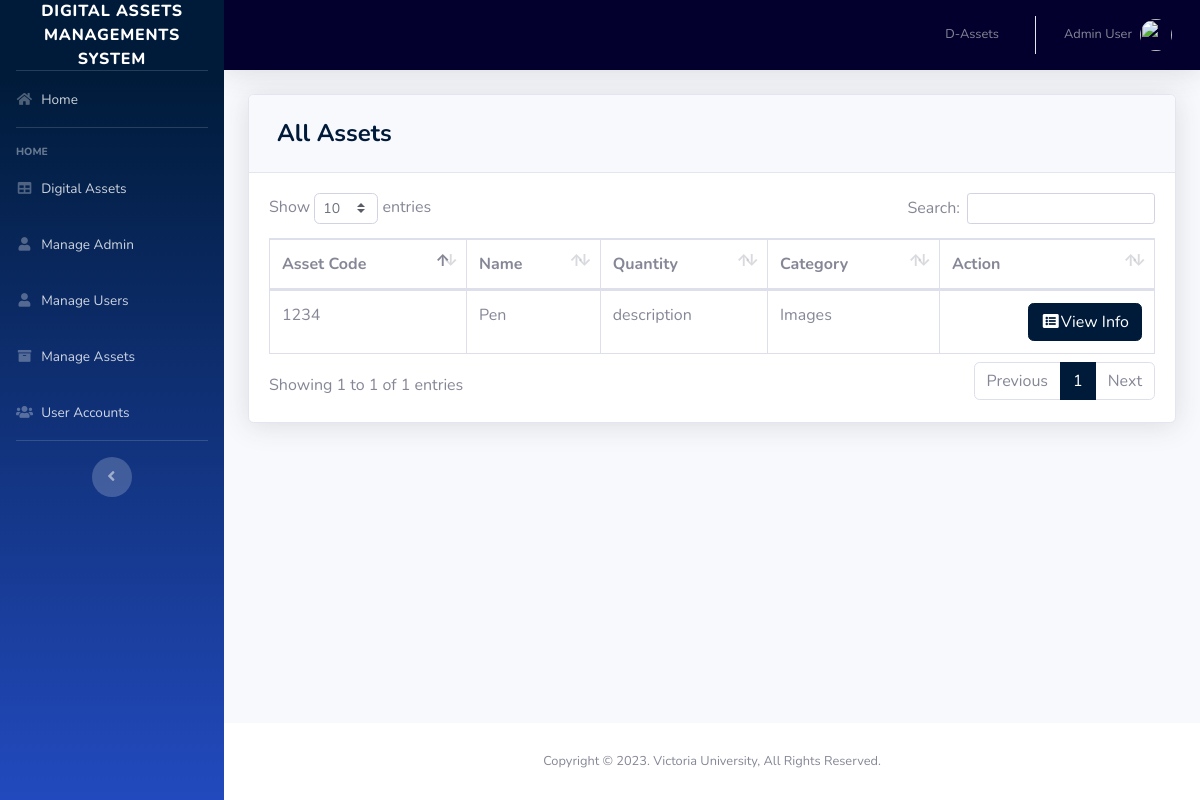
Screenshot of /pages/studentpage.php (signed in) with the database file from the repository.
### tables this page shows
CREATE TABLE `product` (
  `PRODUCT_ID` int(11) NOT NULL,
  `PRODUCT_CODE` varchar(20) NOT NULL,
  `NAME` varchar(50) DEFAULT NULL,
  `DESCRIPTION` varchar(250) NOT NULL,
  `QTY_STOCK` int(50) DEFAULT NULL,
  `ON_HAND` varchar(250) NOT NULL,
  `PRICE` varchar(50) DEFAULT NULL,
  `CATEGORY_ID` int(11) DEFAULT NULL,
  `SUPPLIER_ID` int(11) DEFAULT NULL,
  `DATE_STOCK_IN` varchar(50) NOT NULL,
  `UPLOADNAME` varchar(200) NOT NULL DEFAULT 'file'
);

CREATE TABLE `category` (
  `CATEGORY_ID` int(11) NOT NULL,
  `CNAME` varchar(50) DEFAULT NULL
);

### pages/studentpage.php (the view, shortened to what this page needs)
<?php
include '../includes/connection.php';
include '../includes/sidebar.php';
?>
<div class="card shadow mb-4">
  <div class="card-header py-3">
    <h4 class="m-2 font-weight-bold text-primary">All Assets&nbsp;</h4>
  </div>
  <div class="card-body">
    <div class="table-responsive">
      <table class="table table-bordered" id="dataTable" width="100%" cellspacing="0">
        <thead>
          <tr>
            <th>Asset Code</th>
            <th>Name</th>
            <th>Quantity</th>
            <th>Category</th>
            <th>Action</th>
          </tr>
        </thead>
        <tbody>
          <?php
          $query = 'SELECT PRODUCT_ID, PRODUCT_CODE, NAME, PRICE, CNAME, DATE_STOCK_IN FROM product p join category c on p.CATEGORY_ID=c.CATEGORY_ID GROUP BY PRODUCT_CODE';
          $result = mysqli_query($db, $query) or die(mysqli_error($db));
          while ($row = mysqli_fetch_assoc($result)) {
            echo '<tr>';
            echo '<td>' . $row['PRODUCT_CODE'] . '</td>';
            echo '<td>' . $row['NAME'] . '</td>';
            echo '<td>' . $row['PRICE'] . '</td>';
            echo '<td>' . $row['CNAME'] . '</td>';
            echo '<td align="right"> <div class="btn-group">
                              <a type="button" class="btn btn-primary bg-gradient-secondary" href="pro_searchfrm.php?action=edit & id=' . $row['PRODUCT_CODE'] . '"><i class="fas fa-fw fa-list-alt"></i>View Info</a>
                          </div> </td>';
            echo '</tr> ';
          }
          ?>
        </tbody>
      </table>
    </div>
  </div>
</div>
<?php
include '../includes/footer.php';
?>

### rows the page displays
product: PRODUCT_CODE "1234", NAME "Pen", PRICE "description", CATEGORY_ID.CNAME "Images"

### other values shown
$_SESSION['FIRST_NAME'] "Admin"
$_SESSION['LAST_NAME'] "User"
